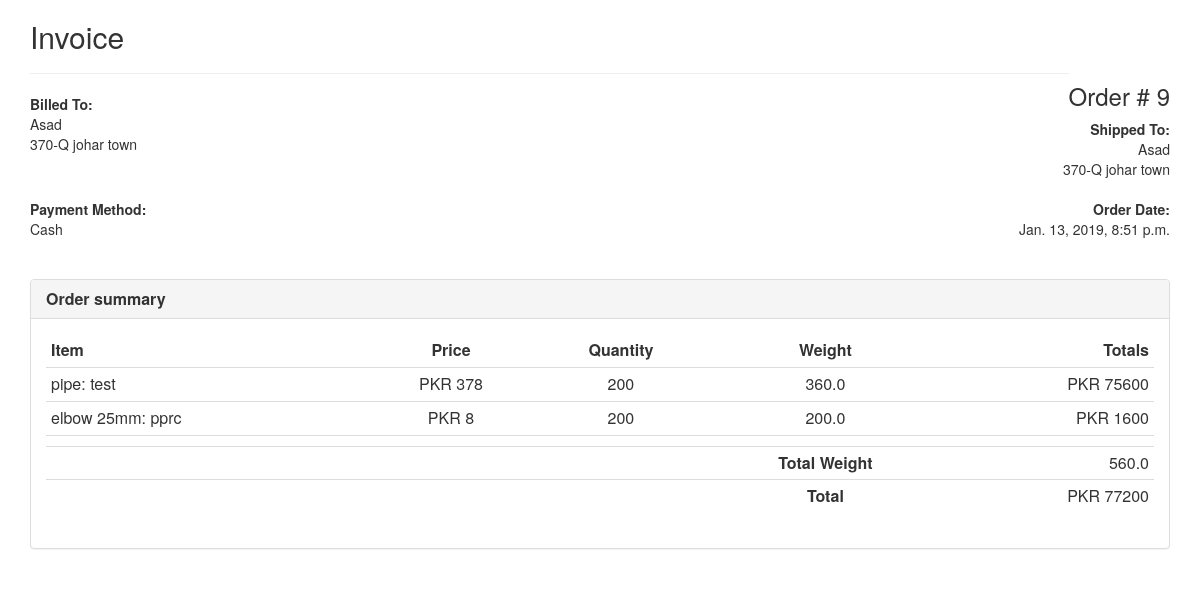
The app's page /bill/9/ with its own data.
### bills/models.py (models this page shows, shortened)
class Bill(models.Model):
    client = models.ForeignKey(
        Client,
        on_delete=models.CASCADE,
        related_name="bills"
    )
    date = models.DateTimeField(auto_now_add=True)
    @property
    def total_bill(self):
        bill = 0
        bill_items = self.billitems.all()
        if bill_items:
            bill += sum([bill_item.total_price for bill_item in bill_items])
        return bill
    @property
    def total_weight(self):
        weight = 0
        bill_items = self.billitems.all()
        if bill_items:
            weight += sum([bill_item.total_weight for bill_item in bill_items])
        return weight
    def pdf_link(self):
        return mark_safe(
            '<a class="grp-button" href="%s" target="blank">view bill</a>' % reverse('bill_view', args=[self.id]))
    pdf_link.short_description = 'PDF'

class Client(models.Model):
    name = models.CharField(max_length=255)
    type = models.CharField(max_length=100, choices=(('Client', 'Client'), ('Supplier', 'Supplier')))
    address = models.CharField(max_length=512, blank=True, null=True)
    number = models.CharField(max_length=20, blank=True, null=True)
    debit = models.IntegerField(default=0, verbose_name="Debit/Credit")
    previous_credit = models.IntegerField(default=0)

class BillItem(models.Model):
    product = models.ForeignKey(
        Product,
        related_name="bill_items",
        on_delete=models.CASCADE
    )
    bill = models.ForeignKey(
        Bill,
        related_name="billitems",
        on_delete=models.CASCADE,
    )
    quantity = models.IntegerField()
    @property
    def total_price(self):
        return self.product.price * self.quantity
    @property
    def total_weight(self):
        return self.product.weight * self.quantity

class Product(models.Model):
    type = models.CharField(max_length=128)
    name = models.CharField(max_length=128)
    price_per_kg = models.IntegerField()
    weight = models.FloatField()
    @property
    def price(self):
        return int(self.price_per_kg * self.weight)
    def __str__(self):
        return self.name + ": " + self.type

### bills/views.py (the view)
# urls.py: path('bill/<pk>/', BillView.as_view(), name="bill_view"),
class BillView(DetailView):
    model = Bill

### bills/templates/bills/bill_detail.html (shortened to what this page needs)
<link href="//netdna.bootstrapcdn.com/bootstrap/3.1.0/css/bootstrap.min.css" rel="stylesheet" id="bootstrap-css">
<div class="container">
    <div class="row">
        <div class="col-xs-12">
    		<div class="invoice-title">
    			<h2>Invoice</h2><h3 class="pull-right">Order # {{ bill.id }}</h3>
    		</div>
    		<hr>
    		<div class="row">
    			<div class="col-xs-6">
    				<address>
    				<strong>Billed To:</strong><br>
    					{{ object.client.name }}<br>
                        {{ object.client.address }}
    				</address>
    			</div>
    			<div class="col-xs-6 text-right">
    				<address>
        			<strong>Shipped To:</strong><br>
    					{{ object.client.name }}<br>
                        {{ object.client.address }}
    				</address>
    			</div>
    		</div>
    		<div class="row">
    			<div class="col-xs-6">
    				<address>
    					<strong>Payment Method:</strong><br>
    					Cash<br>
    				</address>
    			</div>
    			<div class="col-xs-6 text-right">
    				<address>
    					<strong>Order Date:</strong><br>
    					{{ bill.date }}<br><br>
    				</address>
    			</div>
    		</div>
    	</div>
    </div>
    <div class="row">
    	<div class="col-md-12">
    		<div class="panel panel-default">
    			<div class="panel-heading">
    				<h3 class="panel-title"><strong>Order summary</strong></h3>
    			</div>
    			<div class="panel-body">
    				<div class="table-responsive">
    					<table class="table table-condensed">
    						<thead>
                                <tr>
        							<td><strong>Item</strong></td>
        							<td class="text-center"><strong>Price</strong></td>
        							<td class="text-center"><strong>Quantity</strong></td>
                                    <td class="text-center"><strong>Weight</strong></td>
        							<td class="text-right"><strong>Totals</strong></td>
                                </tr>
    						</thead>
    						<tbody>
                                {% for item in object.billitems.all %}
    							<tr>
    								<td>{{ item.product }}</td>
    								<td class="text-center">PKR {{ item.product.price }}</td>
    								<td class="text-center">{{ item.quantity }}</td>
                                    <td class="text-center">{{ item.total_weight }}</td>
    								<td class="text-right">PKR {{ item.total_price }}</td>
    							</tr>
                                {% endfor %}
                                <tr>
    								<td class="no-line"></td>
    								<td class="no-line"></td>
                                    <td class="no-line"></td>
    								<td class="no-line"></td>
    								<td class="no-line"></td>
    							</tr>
    							<tr>
    								<td class="no-line"></td>
    								<td class="no-line"></td>
                                    <td class="no-line"></td>
    								<td class="no-line text-center"><strong>Total Weight</strong></td>
    								<td class="no-line text-right">{{ object.total_weight }}</td>
    							</tr>
    							<tr>
    								<td class="no-line"></td>
    								<td class="no-line"></td>
                                    <td class="no-line"></td>
    								<td class="no-line text-center"><strong>Total</strong></td>
    								<td class="no-line text-right">PKR {{ object.total_bill }}</td>
    							</tr>
    						</tbody>
    					</table>
    				</div>
    			</div>
    		</div>
    	</div>
    </div>
</div>

### records on screen
Bill: id "9", client.name "Asad", client.address "370-Q johar town", date "Jan. 13, 2019, 8:51 p.m.", total_weight "560.0", total_bill "77200"
BillItem: product "pipe: test", product.price "378", quantity "200", total_weight "360.0", total_price "75600"
BillItem: product "elbow 25mm: pprc", product.price "8", quantity "200", total_weight "200.0", total_price "1600"
